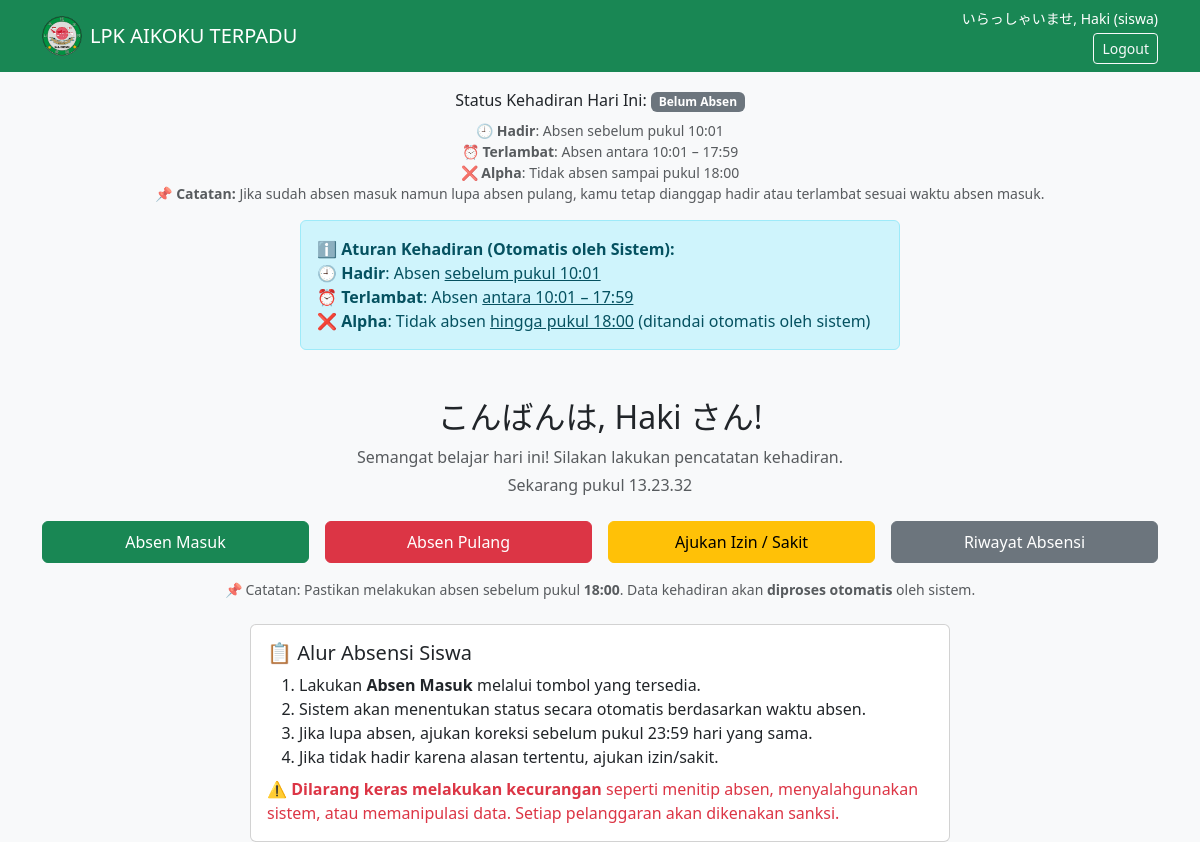
/dashboard_siswa.php (signed in), run on an earlier commit of the app's database.
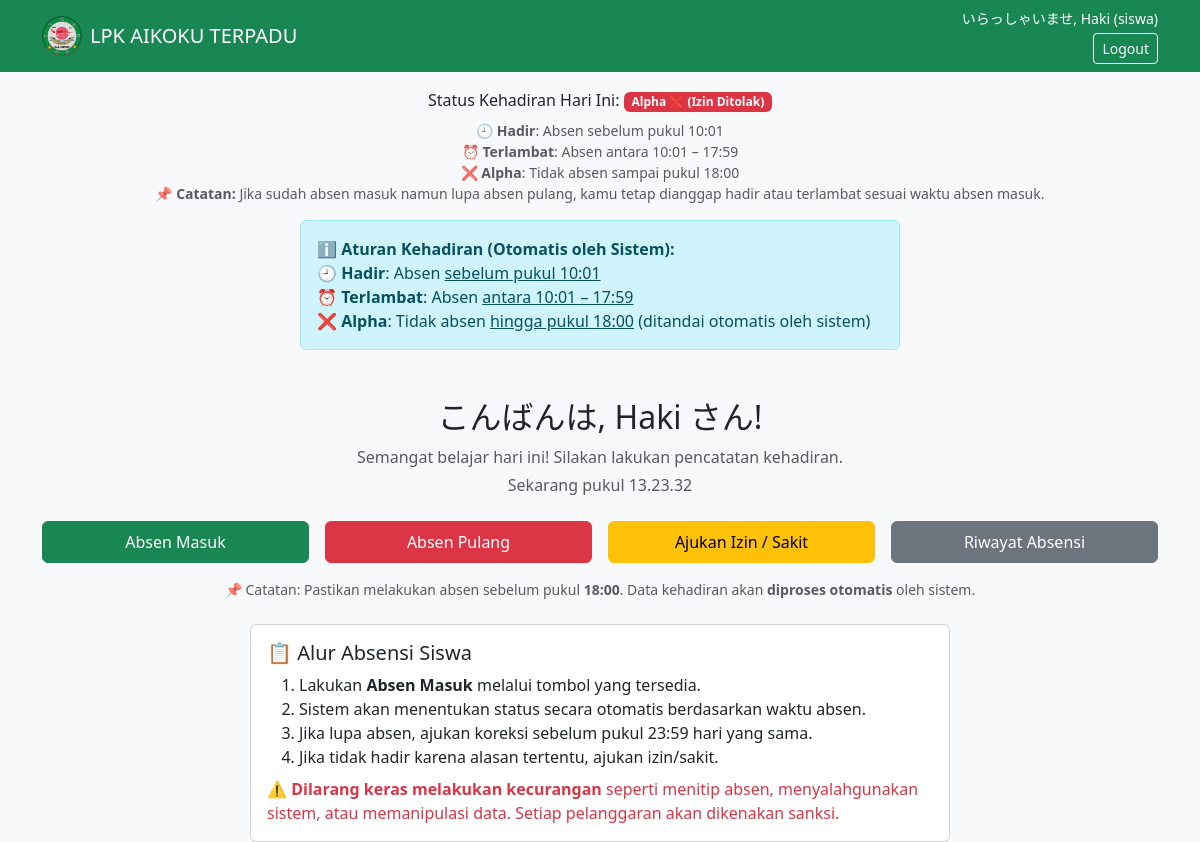
And on a later commit of the database.
### tables this page shows
CREATE TABLE `tb_pengajuan_izin` (
  `id_pengajuan` int(11) NOT NULL,
  `id_pengguna` int(11) DEFAULT NULL,
  `tanggal` date DEFAULT NULL,
  `jenis` enum('Izin','Sakit') DEFAULT NULL,
  `alasan` text DEFAULT NULL,
  `status` enum('Menunggu','Diterima','Ditolak') DEFAULT 'Menunggu'
);

### dashboard_siswa.php (the view, shortened to what the changed rows need)
<?php
include 'includes/config.php';
$hour = date('H');
if ($hour < 11) {
    $salamJepang = "おはようございます";
} elseif ($hour < 15) {
    $salamJepang = "こんにちは";
} else {
    $salamJepang = "こんばんは";
}
$tanggal = date('Y-m-d');
$id_pengguna = $_SESSION['id_pengguna'];
$cek = mysqli_query($koneksi, "SELECT * FROM tb_absensi WHERE id_pengguna='$id_pengguna' AND tanggal='$tanggal'");
$absen = mysqli_fetch_assoc($cek);
$izin = mysqli_query($koneksi, "
    SELECT jenis FROM tb_pengajuan_izin
    WHERE id_pengguna='$id_pengguna'
    AND tanggal='$tanggal'
    AND status='Diterima'
    ORDER BY id_pengajuan DESC LIMIT 1
");
if (mysqli_num_rows($izin) > 0) {
    $izinData = mysqli_fetch_assoc($izin);
    $jenis = $izinData['jenis'];
    $warna = $jenis == 'Sakit' ? 'bg-info text-dark' : 'bg-warning text-dark';
    $badge = "<span class='badge $warna'>$jenis ✅</span>";
} elseif (!$absen) {
    $badge = '<span class="badge bg-secondary">Belum Absen</span>';
} elseif ($absen['keterangan'] == 'Alpha') {
    $izinDitolak = mysqli_query($koneksi, "
        SELECT jenis FROM tb_pengajuan_izin
        WHERE id_pengguna='$id_pengguna'
        AND tanggal='$tanggal'
        AND status='Ditolak'
        ORDER BY id_pengajuan DESC LIMIT 1
    ");
    if (mysqli_num_rows($izinDitolak) > 0) {
        $izinTolak = mysqli_fetch_assoc($izinDitolak);
        $jenisTolak = $izinTolak['jenis'];
        $badge = "<span class='badge bg-danger'>Alpha ❌ ($jenisTolak Ditolak)</span>";
    }
}
?>
<!DOCTYPE html>
<html lang="id">
<head>
    <link href="https://cdn.jsdelivr.net/npm/bootstrap@5.3.0/dist/css/bootstrap.min.css" rel="stylesheet">
</head>
<body class="bg-light">
    <div class="mt-3 text-center">
        Status Kehadiran Hari Ini: <?= $badge ?>
        <div class="mt-2 text-muted small">
            🕘 <strong>Hadir</strong>: Absen sebelum pukul 10:01<br>
            ⏰ <strong>Terlambat</strong>: Absen antara 10:01 – 17:59<br>
            ❌ <strong>Alpha</strong>: Tidak absen sampai pukul 18:00<br>
            📌 <strong>Catatan:</strong> Jika sudah absen masuk namun lupa absen pulang, kamu tetap dianggap hadir atau
            terlambat sesuai waktu absen masuk.
        </div>
    </div>
    <div class="container mt-5">
        <div class="text-center mb-4">
            <h2><?= $salamJepang; ?>, <?= $_SESSION['username']; ?> さん!</h2>
        </div>
    </div>
</body>
</html>

What changed in the data, as far as the page shows it:
added tb_pengajuan_izin: jenis "Izin"
Also different on the page:
text no longer shown: "Belum Absen"
text now shown: "Alpha ❌ ( Ditolak)"
